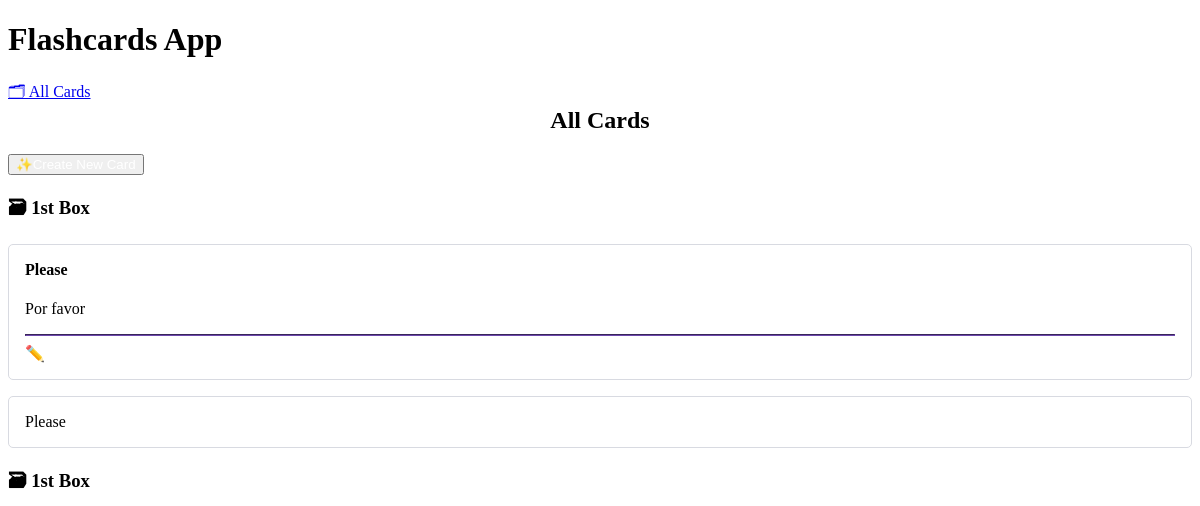
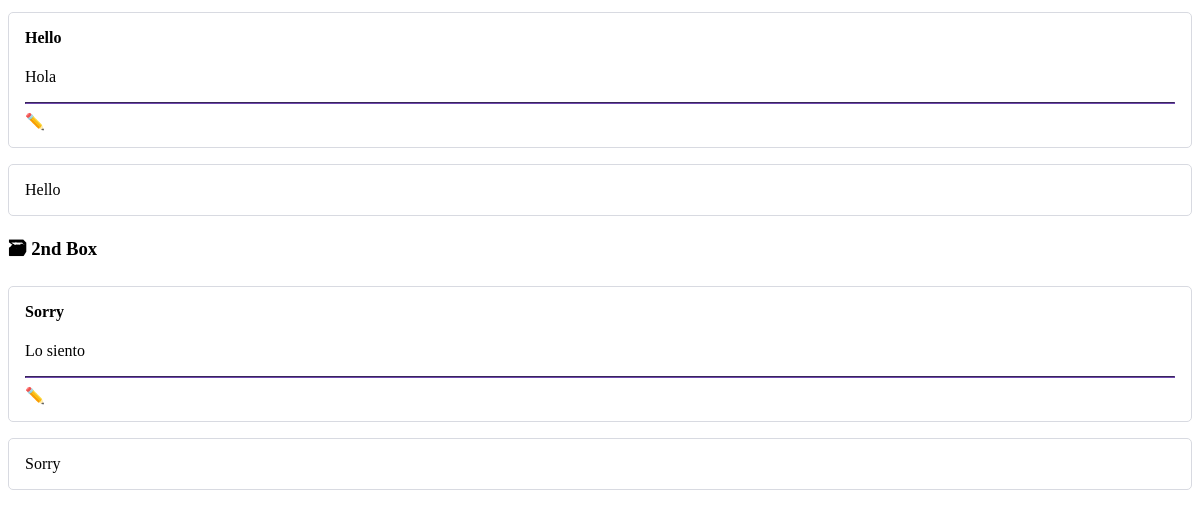
Before: / with the older database file (2 pictures, top to bottom).
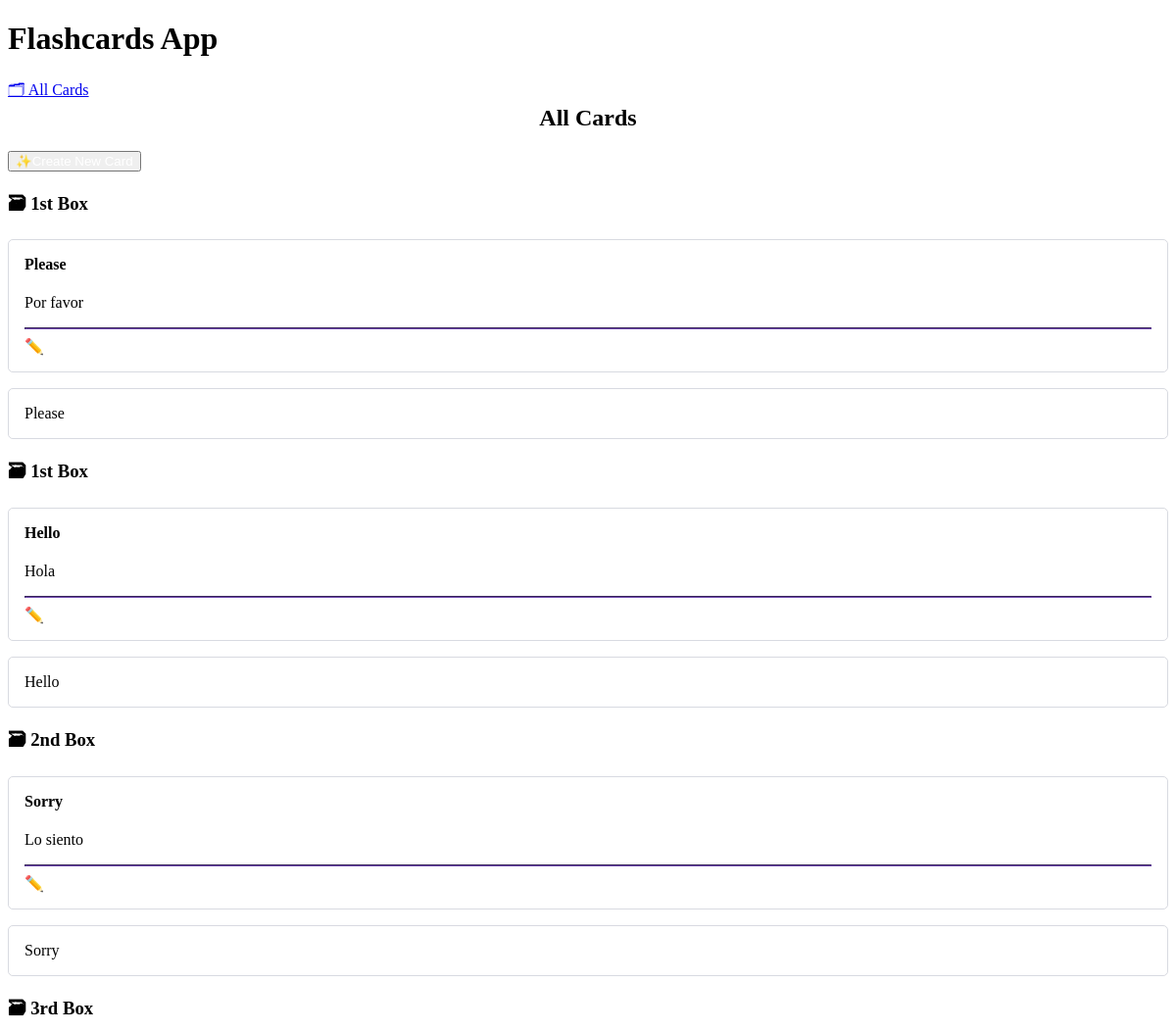
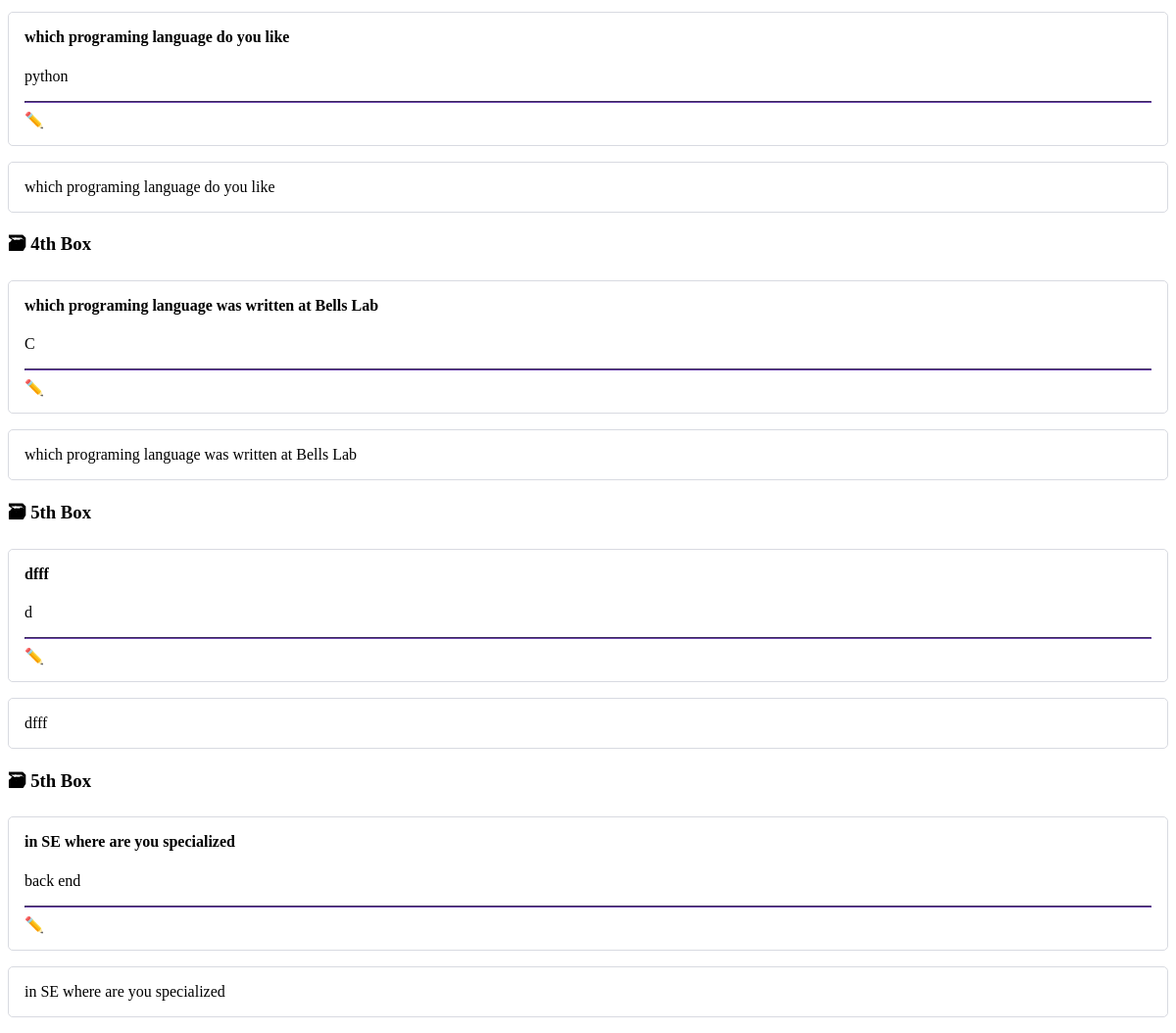
After: the same page with the newer database file (2 pictures, top to bottom).
### cards/models.py (models this page shows, shortened)
class Card(models.Model):
    question = models.CharField(max_length=100)
    answer = models.CharField(max_length=100)
    box = models.IntegerField(
        choices=zip(BOXES, BOXES),
        default=BOXES[0],
    )
    date_created = models.DateTimeField(auto_now_add=True)
    def __str__(self):
        return self.question

### cards/views.py (the view)
class CardListView(ListView):
    model = Card
    queryset = Card.objects.all().order_by("box", "-date_created")

### cards/templates/cards/card_list.html
{% extends "cards/base.html" %}
{% load humanize %}
{% block content %}
    <h2>
        All Cards
    </h2>
        <a href="{% url 'card-create' %}" role="button">
        <button>✨Create New Card</button>
        </a>
    {% for card in card_list %}
        {% ifchanged %}
            <h3>🗃 {{ card.box | ordinal }} Box</h3>
            {% include "cards/card.html" %}
        {% endifchanged %}
            <article>
                {{ card }}
            </article>
    {% endfor %}
{% endblock content %}

### cards/templates/cards/base.html (shortened to what this page needs)
<!DOCTYPE html>
<html lang="en">
<head>
    <link rel="stylesheet" href="https://cdn.simplecss.org/simple.min.css">
</head>
<body>
    <header>
        <h1>Flashcards App</h1>
        {% include "cards/navigation.html" %}
    </header>
    <main>
        {% block content %}{% endblock content %}
    </main>
</body>
</html>

### cards/templates/cards/navigation.html
<nav>
    <a href="{% url 'card-list' %}">🗂 All Cards</a>
</nav>

### cards/templates/cards/card.html (shortened to what this page needs)
<article>
    <h4>{{ card.question }}</h4>
    {% if not check_card %}
        <p>{{ card.answer }}</p>
        <hr>
        <a href="{% url 'card-update' card.id %}" role="button">
            ✏️ Edit Card
        </a>
    {% endif %}
</article>

### cards/templates/cards/base.html (style rules this page uses)
:root { --accent: #6e48ad; --accent-bg: white; --bg: #fff; --text: #212121; --text-light: #585858; --border: #d8dae1; --code: #d81b60; --preformatted: #444; }
article { background-color: var(--marked); border: 1px solid var(--border); border-radius: 5px; padding: 1em; margin: 1em 0; }
h2 { text-align: center; }
h2, h4 { margin-top: 0; }
hr { background: var(--accent); border-color: var(--accent); }
button, a[role="button"] { color: white; text-decoration: none; }

Changed rows visible on the page:
added Card: box|ordinal "3rd", question "which programing language do you like", answer "python"
added Card: box|ordinal "4th", question "which programing language was written at Bells Lab", answer "C"
added Card: box|ordinal "5th", question "dfff", answer "d"
added Card: box|ordinal "5th", question "in SE where are you specialized", answer "back end"
